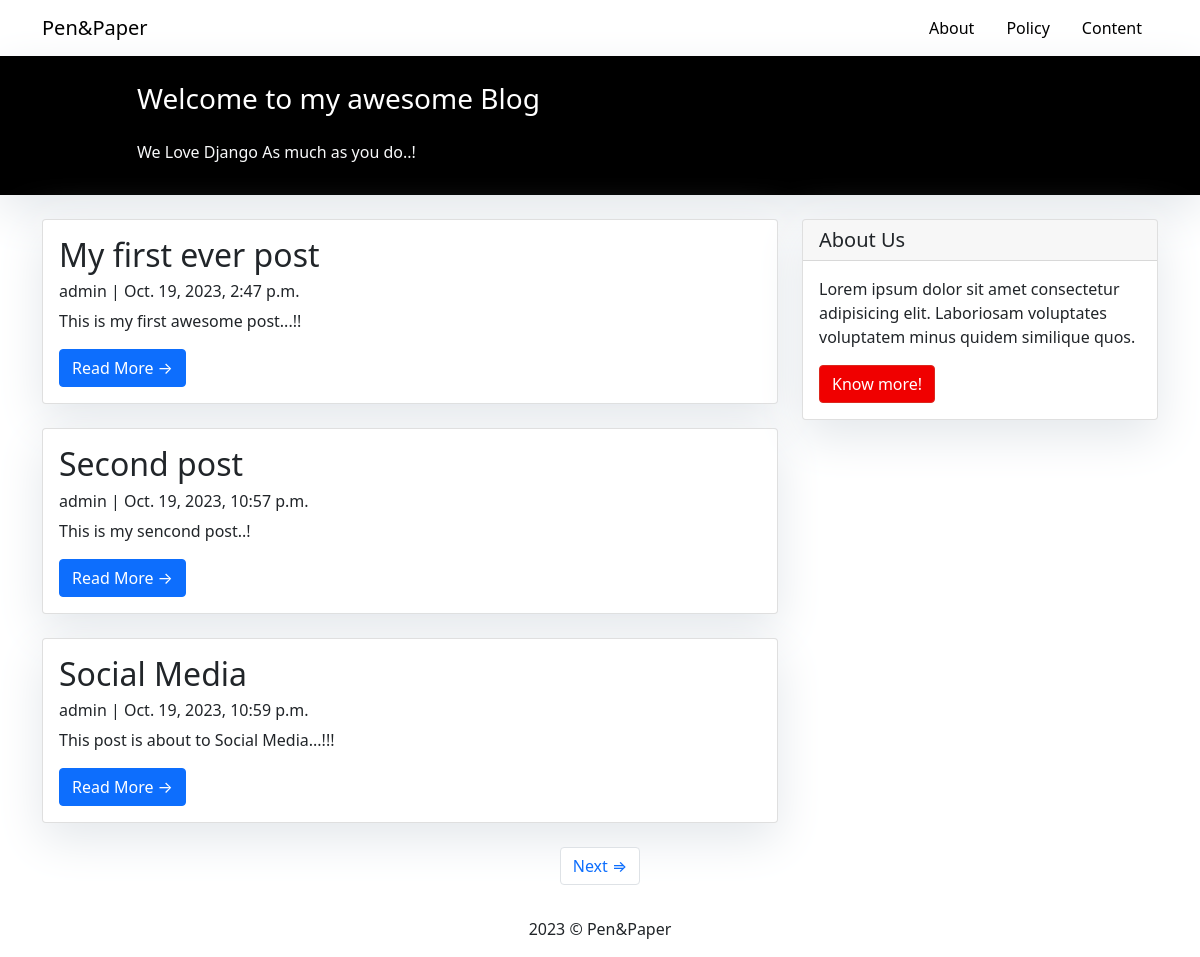
The page / on the database its author committed.
### blog/models.py (models this page shows, shortened)
class Post(models.Model):
    title = models.CharField(max_length=200, unique=True)
    slug = models.SlugField(max_length=200, unique=True)
    author = models.ForeignKey(User, on_delete=models.CASCADE, related_name='blog_post')
    update_on = models.DateTimeField(auto_now=True)
    content = models.TextField()
    created_on = models.DateTimeField(auto_now_add=True)
    status = models.IntegerField(choices=STATUS, default=0)
    class Meta:
        ordering = ['-created_on']

### blog/views.py (the view)
# urls.py: path('', views.PostList.as_view(), name='home'),
class PostList(generic.ListView):
    queryset = Post.objects.filter(status=1).order_by('created_on')
    template_name = 'index.html'
    paginate_by = 3

### templates/index.html (shortened to what this page needs)
{% extends 'base.html' %}
{% load static %}
{% block content %}
<link rel="stylesheet" href="{% static 'blogs/index.css' %}">
<header class="masthead">
    <div class="overlay">
        <div class="container">
            <div class="row">
                <div class=" col-md-8 col-md-10 mx-auto">
                    <div class="site-heading">
                        <h3 class=" site-heading my-4 mt-3 text-white"> Welcome to my awesome Blog </h3>
                        <p class="text-light">We Love Django As much as you do..! &nbsp
                        </p>
                    </div>
                </div>
            </div>
        </div>
    </div>
</header>
<div class="container">
    <div class="row">
        <div class="col-md-8 mt-3 left">
            {% for post in post_list %}
            <div class="card mb-4 mt-2">
                <div class="card-body">
                    <h2 class="card-title">{{post.title}}</h2>
                    <p class="card-text card-muted h6">{{post.author}} | {{post.created_on}}</p>
                    <p class="card-text">{{post.content|slice:":200"}}</p>
                    <a href="{% url 'post_detail' post.slug%}" class="btn btn-primary read-more">Read More &rarr;</a>
                </div>
            </div>
            {% endfor %}
        </div>
        {% block sidebar %}
        {% include 'sidebar.html' %}
        {% endblock %}
    </div>
</div>
{% if is_paginated %}
<nav aria-label="Page navigation ">
    <ul class="pagination justify-content-center">
        {% if page_obj.has_next %}
        <li class="page-item">
            <a class="page-link" href="?page={{ page_obj.next_page_number }}">Next &rArr;</a>
        </li>
        {% endif %}
    </ul>
</nav>
{% endif %}
{% endblock %}

### templates/base.html (shortened to what this page needs)
{% load static %}
<!DOCTYPE html>
<html lang="en">
<head>
    <link rel="stylesheet" href="{% static 'blogs/base.css' %}">
    <link href="https://cdn.jsdelivr.net/npm/bootstrap@5.0.2/dist/css/bootstrap.min.css" rel="stylesheet"
>
</head>
<body>
    <nav class="navbar navbar-expand-lg sticky-top shadow" id="mainNav">
        <div class="container">
            <a class="navbar-brand" href="{% url 'home' %}">Pen&Paper</a>
            <ul class="nav justify-content-end">
                <li class="nav-item">
                    <a class="nav-link " href="#">About</a>
                </li>
                <li class="nav-item">
                    <a class="nav-link" href="#">Policy</a>
                </li>
                <li class="nav-item">
                    <a class="nav-link" href="#">Content</a>
                </li>
            </ul>
        </div>
    </nav>
    {% block content %}
    {% endblock %}
    <footer class="py-3 bg-gray">
        <p class="m-0 text-black text-center">2023 &copy; Pen&Paper</p>
    </footer>
</body>
</html>

### templates/sidebar.html
{% block sidebar %}
    <div class="col-md-4 float-right">
        <div class="card my-4">
            <h5 class="card-header">About Us</h5>
            <div class="card-body">
                <p class="card-text">
                    Lorem ipsum dolor sit amet consectetur adipisicing elit. Laboriosam voluptates voluptatem minus quidem similique quos.
                </p>
                <a class="btn btn-danger" href="#">Know more!</a>
            </div>
        </div>
    </div>
{% endblock %}

### static/blogs/base.css (style rules this page uses)
body { font-family: "Roboto", sans-serif; }
.navbar { box-shadow: 0 4px 2px -2px rgba(0, 0, 0, 0.1); transition: all 0.5s; }
.navbar a { color: black; }

### static/blogs/index.css (style rules this page uses)
.card { box-shadow: 0 16px 48px #E3E7EB; }
.btn-danger { color: #fff; background-color: #f00000; border-color: #dc281e; }
.masthead { background: #000000; height: auto; padding-bottom: 15px; box-shadow: 0 16px 48px #E3E7EB; padding-top: 10px; }

### rows shown on the page
Post: title "My first ever post", author "admin", created_on "Oct. 19, 2023, 2:47 p.m.", content "This is my first awesome post...!!"
Post: title "Second post", author "admin", created_on "Oct. 19, 2023, 10:57 p.m.", content "This is my sencond post..!"
Post: title "Social Media", author "admin", created_on "Oct. 19, 2023, 10:59 p.m.", content "This post is about to Social Media...!!!"
